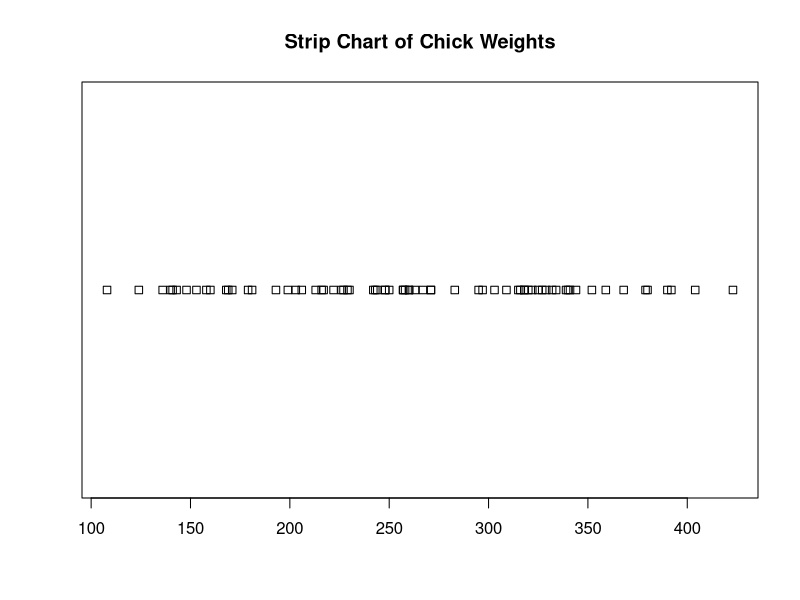
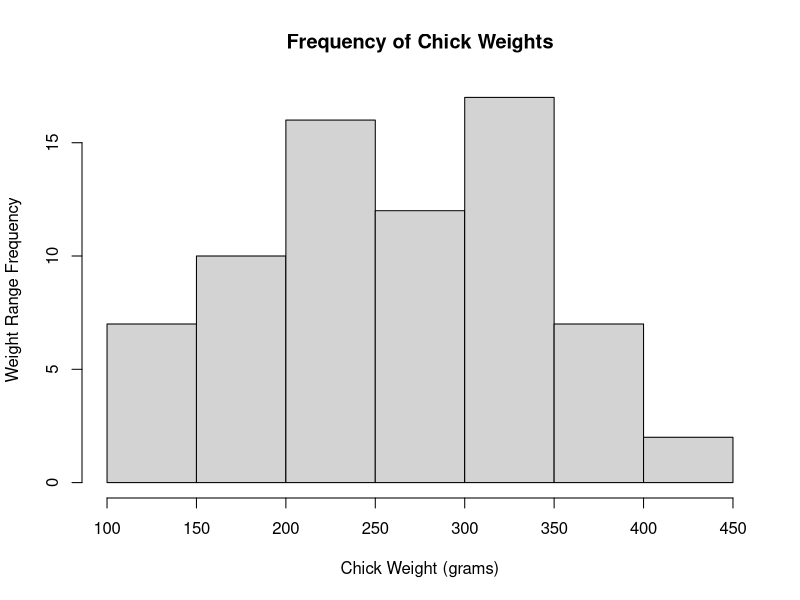

Here is the R script that generated these plots, in order: (Note: this script raises an error after producing the figures.)
#' @title 7_BasicPlots.R
#' @description Demonstrates strip, histogram, boxplot, scatterplot
#' @author NMCG
#' @bugs None
#' @keywords strip, histogram, boxplot, scatterplot

# query/list available data
# data()

# examine data
chickwts

# access individual columns by name
chickwts$feed

# shown variable names
names(chickwts)

# show structure of the data
str(chickwts)

# show first or last N rows of data
head(chickwts, n = 10)
tail(chickwts, n = 12)

# show basic statistical summary (median, Q1,2,3 etc)
summary(chickwts)

# stripchart with title
stripchart(chickwts$weight, main = "Strip Chart of Chick Weights")

# histogram with title and xy labels
hist(chickwts$weight, main = "Frequency of Chick Weights",
     xlab = "Chick Weight (grams)",
     ylab = "Weight Range Frequency")

# boxplot with title and color
boxplot(chickwts$weight, main = "Boxplot of Chick Weights",
        col = "rgb(0.5, 0.5, 0.5)")
